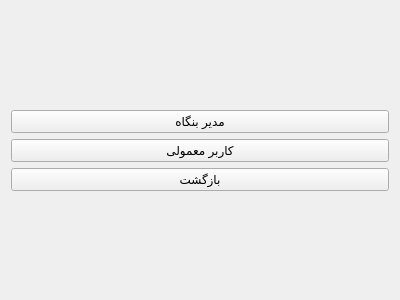
<?xml version="1.0" encoding="UTF-8"?>
<ui version="4.0">
 <class>register</class>
 <widget class="QWidget" name="register">
  <property name="geometry">
   <rect>
    <x>0</x>
    <y>0</y>
    <width>400</width>
    <height>300</height>
   </rect>
  </property>
  <property name="windowTitle">
   <string>Form</string>
  </property>
  <layout class="QGridLayout" name="gridLayout">
   <item row="0" column="0">
    <spacer name="verticalSpacer">
     <property name="orientation">
      <enum>Qt::Vertical</enum>
     </property>
     <property name="sizeHint" stdset="0">
      <size>
       <width>20</width>
       <height>40</height>
      </size>
     </property>
    </spacer>
   </item>
   <item row="1" column="0">
    <widget class="QPushButton" name="pushButton">
     <property name="text">
      <string>مدیر بنگاه</string>
     </property>
    </widget>
   </item>
   <item row="2" column="0">
    <widget class="QPushButton" name="pushButton_2">
     <property name="text">
      <string>کاربر معمولی</string>
     </property>
    </widget>
   </item>
   <item row="3" column="0">
    <widget class="QPushButton" name="pushButton_3">
     <property name="text">
      <string>بازگشت</string>
     </property>
    </widget>
   </item>
   <item row="4" column="0">
    <spacer name="verticalSpacer_2">
     <property name="orientation">
      <enum>Qt::Vertical</enum>
     </property>
     <property name="sizeHint" stdset="0">
      <size>
       <width>20</width>
       <height>40</height>
      </size>
     </property>
    </spacer>
   </item>
  </layout>
 </widget>
 <resources/>
 <connections/>
</ui>
